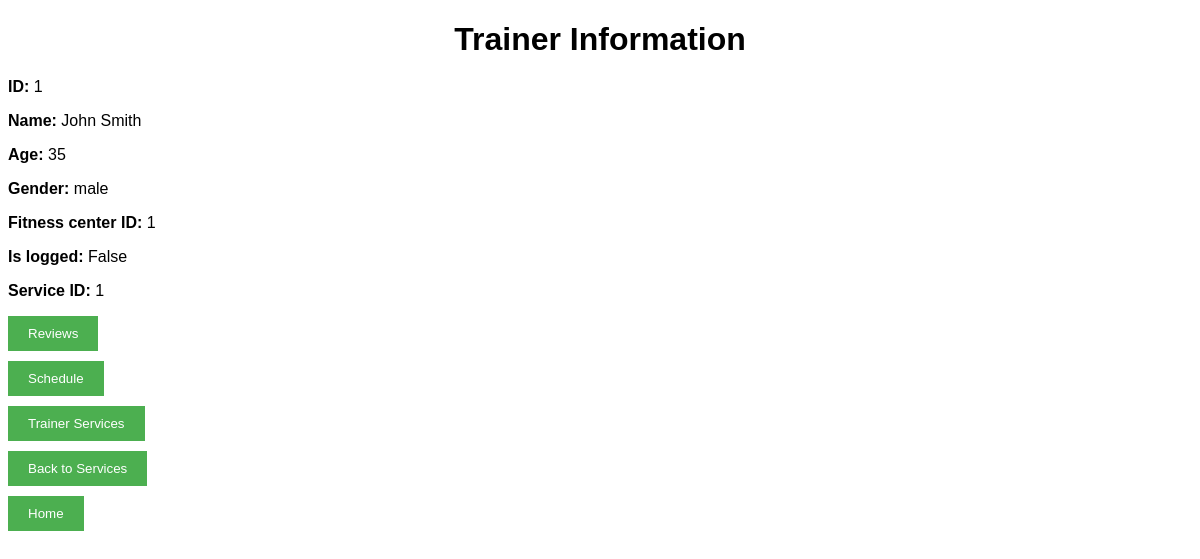
Screenshot of /fitness_center/1/services/1/trainers/1 with the database file from the repository.
### db_models/trainer.py (models this page shows)
class Trainer(Base):
    __tablename__ = 'trainers'
    id = Column(Integer, primary_key=True, autoincrement=True, nullable=False)
    name = Column(String, nullable=False)
    age = Column(Integer, nullable=False)
    gender = Column(String, nullable=False)
    fitness_center_id = Column(Integer, ForeignKey('fitness_centers.id'))
    fitness_center = relationship("FitnessCenter", back_populates="trainer")
    schedule = relationship("Schedule", back_populates="trainer")
    review = relationship("Review", back_populates="trainer")
    order = relationship("Order", back_populates="trainer")
    trainer_service = relationship("TrainerService", back_populates="trainer")

### fitness_center/controllers.py (the view)
@fitness_center_bp.get('/<int:fc_id>/services/<int:service_id>/trainers/<int:trainer_id>')
def get_fitness_center_service_trainer(fc_id, service_id, trainer_id):
    fc_trainer = hndl.get_fitness_center_service_trainer_from_db(fc_id, service_id, trainer_id)
    if fc_trainer is None:
        return jsonify({'message': f'Cannot find Trainer {trainer_id} of Service {service_id} '}), 404
    return render_template('trainer_info.html', trainer=fc_trainer, service_id=service_id,
                           is_logged=user_is_logged_in(), is_admin=user_is_admin())

### app.py (called while the page is built)
@app.teardown_appcontext
def shutdown_session(exception=None):
    database.db_session.close()

### utils/login_decorator.py (called while the page is built)
def user_is_logged_in():
    return session.get('user') is not None

def user_is_admin():
    user = session.get('user')
    if user is None:
        return False
    user_name = user['name']
    return user_name is not None and (user_name == 'Administrator' or user_name == 'a')

### templates/trainer_info.html (shortened to what this page needs)
<!DOCTYPE html>
<html lang="en">
<head>
    <link rel="stylesheet" href="{{ url_for('static', filename='css/style.css') }}">
</head>
<body>
    <h1>Trainer Information</h1>
    <p><strong>ID:</strong> {{ trainer.id }}</p>
    <p><strong>Name:</strong> {{ trainer.name }}</p>
    <p><strong>Age:</strong> {{ trainer.age }}</p>
    <p><strong>Gender:</strong> {{ trainer.gender }}</p>
    <p><strong>Fitness center ID:</strong> {{ trainer.fitness_center_id }}</p>
    <p><strong>Is logged:</strong> {{ is_logged }}</p>
    <p><strong>Service ID:</strong> {{ service_id }}</p>
    <a href="/fitness_center/{{ trainer.fitness_center_id }}/trainers/{{ trainer.id }}/rating"><button>Reviews</button></a>
    <a href="/fitness_center/{{ trainer.fitness_center_id }}/trainers/{{ trainer.id }}/schedule"><button>Schedule</button></a>
    <a href="/fitness_center/{{ trainer.fitness_center_id }}/trainers/{{trainer.id}}/services"><button>Trainer Services</button></a>
    {% if service_id >=0 %}
        <a href="/fitness_center/{{ trainer.fitness_center_id }}/services/{{ service_id }}/trainers"><button>Back to Services</button></a>
    {% else %}
        <a href="/fitness_center/{{ trainer.fitness_center_id }}/trainers"><button>Back to Trainers</button></a>
    {% endif %}
    <a href="/"><button>Home</button></a>
</body>
</html>

### static/css/style.css (style rules this page uses)
body { font-family: Arial, sans-serif; }
h1 { text-align: center; margin-bottom: 20px; }
button { background-color: #4CAF50; color: white; padding: 10px 20px; margin: 10px 0; border: none; cursor: pointer; display: block; text-align: center; }
a { text-decoration: none; }

### rows the page displays
Trainer: id "1", name "John Smith", age "35", gender "male", fitness_center_id "1"

### other values shown
{{ is_logged }} "False"
{{ service_id }} "1"
